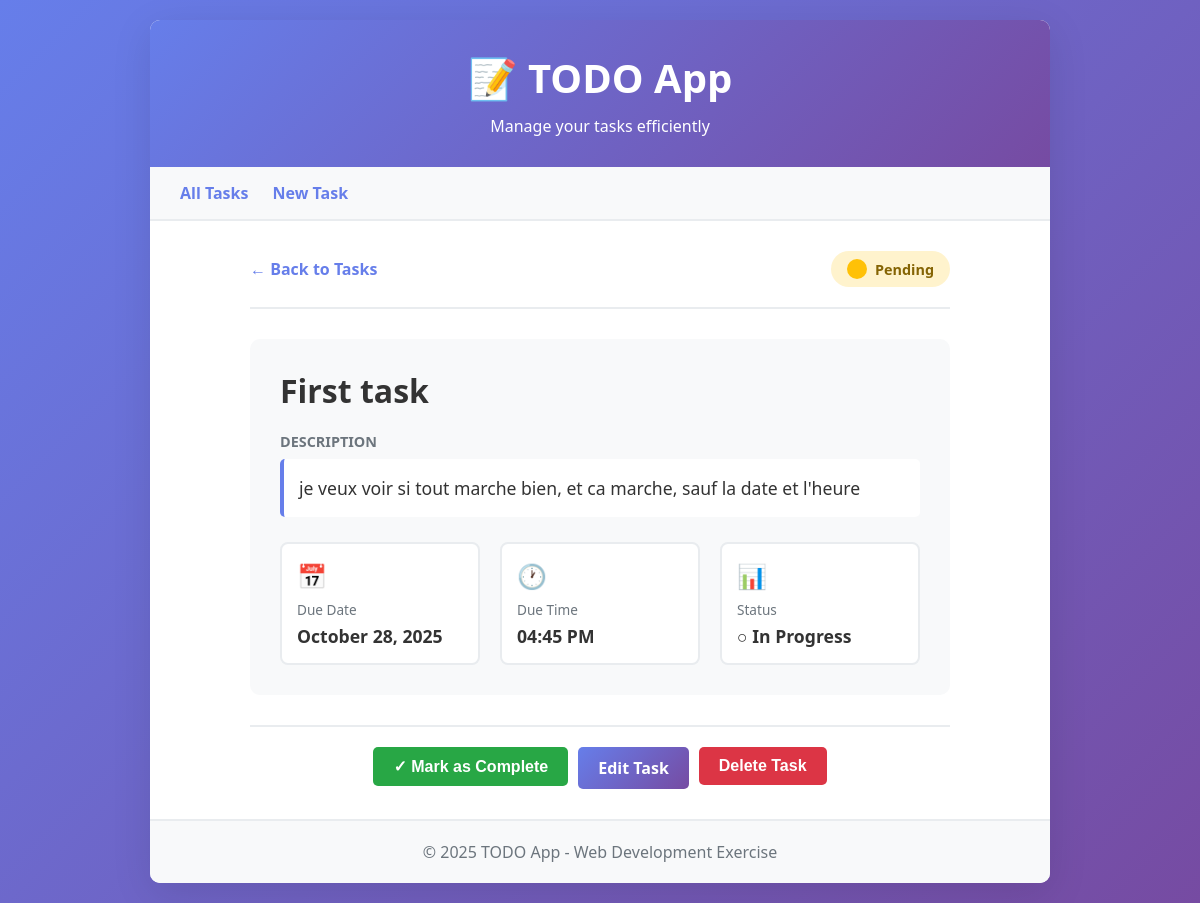
/tasks/1/, run on the app's committed database.
### todo_app/models.py (models this page shows, shortened)
class Task(models.Model):
    title = models.CharField(max_length=200)
    description = models.TextField(blank=True, null=True)
    due_date = models.DateField(blank=True, null=True)
    due_time = models.TimeField(blank=True, null=True)
    completed = models.BooleanField(default=False)
    user = models.ForeignKey(User,on_delete=models.CASCADE)

### todo_app/views.py (the view)
# urls.py: path('<int:pk>/', views.task_detail, name='task_detail'),
def task_detail(request, pk):
    task = get_object_or_404(Task, pk=pk)
    return render(request, 'task_detail.html', {'task': task})

### todo_app/templates/task_detail.html (shortened to what this page needs)
{% extends 'base.html' %}
       {% block extra_navi %}
        <nav>
            <a href="{% url 'task_list' %}">All Tasks</a>
            <a href="{% url 'task_create' %}">New Task</a>
        </nav>
        {% endblock %}
{% block content %}
<div class="task-detail">
    <div class="task-detail-header">
        <a href="{% url 'task_list' %}" class="back-link">
            ← Back to Tasks
        </a>
        <span class="status-badge {% if task.completed %}completed{% else %}pending{% endif %}">
            <span class="status-indicator {% if task.completed %}status-completed{% else %}status-pending{% endif %}"></span>
            {% if task.completed %}Completed{% else %}Pending{% endif %}
        </span>
    </div>
    <div class="task-detail-card">
        <h1 class="task-detail-title">
            {{ task.title }}
        </h1>
        {% if task.description %}
        <div class="task-detail-section">
            <span class="section-label">Description</span>
            <div class="section-content">
                {{ task.description|linebreaks }}
            </div>
        </div>
        {% endif %}
        <div class="task-meta-grid">
            {% if task.due_date %}
            <div class="meta-item">
                <div class="meta-icon">📅</div>
                <div class="meta-label">Due Date</div>
                <div class="meta-value">{{ task.due_date|date:"F d, Y" }}</div>
            </div>
            {% endif %}
            {% if task.due_time %}
            <div class="meta-item">
                <div class="meta-icon">🕐</div>
                <div class="meta-label">Due Time</div>
                <div class="meta-value">{{ task.due_time|time:"h:i A" }}</div>
            </div>
            {% endif %}
            <div class="meta-item">
                <div class="meta-icon">📊</div>
                <div class="meta-label">Status</div>
                <div class="meta-value">
                    {% if task.completed %}✓ Completed{% else %}○ In Progress{% endif %}
                </div>
            </div>
        </div>
    </div>
    <div class="action-buttons">
        {% if not task.completed %}
        <form method="post" action="{% url 'task_toggle' task.id %}" style="display: inline;">
            <button type="submit" class="btn btn-success">✓ Mark as Complete</button>
        </form>
        {% else %}
        <form method="post" action="{% url 'task_toggle' task.id %}" style="display: inline;">
            {% csrf_token %}
            <button type="submit" class="btn btn-secondary">○ Mark as Incomplete</button>
        </form>
        {% endif %}
        <a href="{% url 'task_update' task.id %}" class="btn btn-primary">Edit Task</a>
        <form method="post" action="{% url 'task_delete' task.id %}" style="display: inline;" onsubmit="return confirm('Are you sure you want to delete this task?');">
            <button type="submit" class="btn btn-danger">Delete Task</button>
        </form>
    </div>
</div>
{% endblock %}

### todo_app/templates/base.html (style rules this page uses)
* { margin: 0; padding: 0; box-sizing: border-box; }
body { font-family: 'Segoe UI', Tahoma, Geneva, Verdana, sans-serif; background: linear-gradient(135deg, #667eea 0%, #764ba2 100%); min-height: 100vh; padding: 20px; }
nav { background: #f8f9fa; padding: 15px 30px; border-bottom: 2px solid #e9ecef; }
nav a { color: #667eea; text-decoration: none; margin-right: 20px; font-weight: 600; transition: color 0.3s; }
.btn { display: inline-block; padding: 10px 20px; border: none; border-radius: 5px; cursor: pointer; text-decoration: none; font-size: 16px; transition: all 0.3s; font-weight: 600; }
.btn-primary { background: linear-gradient(135deg, #667eea 0%, #764ba2 100%); color: white; }
.btn-danger { background: #dc3545; color: white; }
.btn-success { background: #28a745; color: white; }

### todo_app/templates/task_detail.html (style rules this page uses)
.task-detail { max-width: 700px; margin: 0 auto; }
.task-detail-header { display: flex; justify-content: space-between; align-items: center; margin-bottom: 30px; padding-bottom: 20px; border-bottom: 2px solid #e9ecef; }
.back-link { color: #667eea; text-decoration: none; display: flex; align-items: center; gap: 5px; font-weight: 600; }
.task-detail-card { background: #f8f9fa; border-radius: 10px; padding: 30px; margin-bottom: 20px; }
.task-detail-title { font-size: 2em; color: #333; margin-bottom: 20px; display: flex; align-items: center; gap: 15px; }
.status-indicator { width: 20px; height: 20px; border-radius: 50%; display: inline-block; }
.status-pending { background: #ffc107; }
.task-detail-section { margin-bottom: 25px; }
.section-label { font-weight: 600; color: #6c757d; font-size: 0.9em; text-transform: uppercase; margin-bottom: 8px; display: block; }
.section-content { color: #333; font-size: 1.1em; line-height: 1.6; padding: 15px; background: white; border-radius: 5px; border-left: 4px solid #667eea; }
.task-meta-grid { display: grid; grid-template-columns: repeat(auto-fit, minmax(200px, 1fr)); gap: 20px; margin-top: 20px; }
.meta-item { background: white; padding: 15px; border-radius: 8px; border: 2px solid #e9ecef; }
.meta-icon { font-size: 1.5em; margin-bottom: 8px; }
.meta-label { font-size: 0.85em; color: #6c757d; margin-bottom: 5px; }
.meta-value { font-size: 1.1em; color: #333; font-weight: 600; }
.action-buttons { display: flex; gap: 10px; justify-content: center; margin-top: 30px; padding-top: 20px; border-top: 2px solid #e9ecef; }
.status-badge { display: inline-flex; align-items: center; gap: 8px; padding: 8px 16px; border-radius: 20px; font-weight: 600; font-size: 0.9em; }
.status-badge.pending { background: #fff3cd; color: #856404; }

### data on the page
Task: title "First task", description "je veux voir si tout marche bien, et ca marche, sauf la date et l'heure", due_date "October 28, 2025", due_time "04:45 PM"
